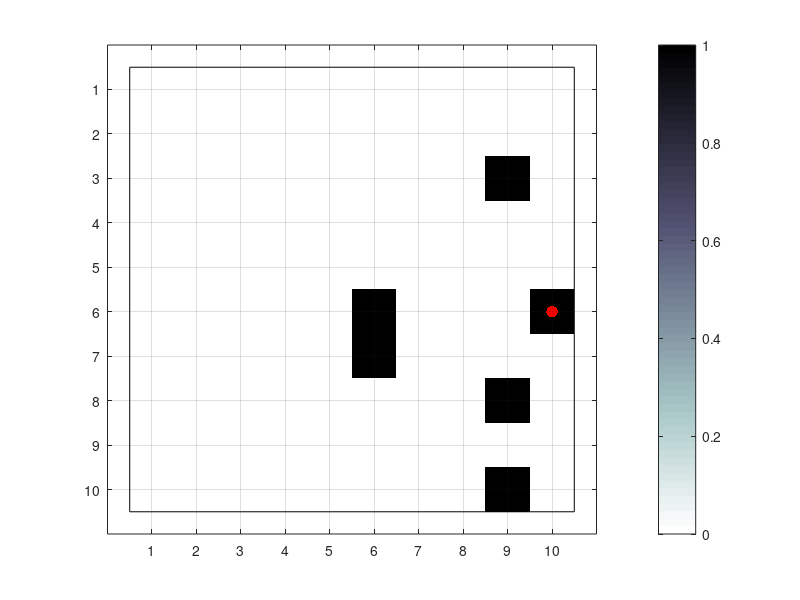

Write the MATLAB code that produced this figure.
clear all;
clc;

%%%%%%%%%%%%%%%%%%%%%%%%%%%%%%%%5
% Sensing: 8 neighb. with error
% Movement: 8 neighb. + don't move
% 


%% Offline Computation
%grid alteral size
tic
gridLateral = 10;

%random occupancy
% stateSpace = rand(gridLateral)<0.05;
stateSpace = zeros(gridLateral);
stateSpace([3,8,10],9) = 1;
stateSpace(6:7,6) = 1;

%obstacles
idObst = find(stateSpace);

%Free spots
freeStates = find(~stateSpace);
nFreeStates = numel(freeStates);

%initial assumptions 4 direction moving and sensing
nSensDir = 8;
nMovDir = 5;

% Pre-alocations of sparse matrix
A = spalloc (nFreeStates,nFreeStates,nFreeStates*nMovDir);
% sensMatrix = false(nFreeStates,nSensDir);
B = zeros(nFreeStates,2^nSensDir);
sensAcc = 0.8;

%Compute reduced form of B
for iState = 1:numel(freeStates)
    
    %pre process each position
    pos = freeStates(iState);
    
    %adjacent positions in linear indexing
    Adj = [pos + gridLateral; pos + gridLateral - 1;
           pos-1; pos - gridLateral - 1; 
           pos - gridLateral; pos - gridLateral + 1;
           pos + 1; pos + gridLateral + 1];
    
    % sonar's response
    borders = [ Adj(1) <= gridLateral^2;
                rem(Adj(3),gridLateral) ~= 0;
                Adj(5) > 0; 
                rem(Adj(7),gridLateral) ~= 1];
                
    sensArray = ~([borders(1); borders(1) & borders(2);
                   borders(2); borders(2) & borders(3);
                   borders(3); borders(3) & borders(4);
                   borders(4); borders(4) & borders(1)] & ... %borders
                   ~ismember(Adj,idObst)); %obstacles
             
   
    %%%%%%%%%%%%%%%%%%%%%%%%%%%%%%%%%%%%%%%
    % Create Matrix B    Melhoria de 2 Segundos
    b_j = bi2de(sensArray')+1;
    
    B(iState,[1:b_j-1,b_j+1:end]) = (1-sensAcc)/(2^nSensDir-1);
    B(iState,b_j) = sensAcc;
    
    
     %%%%%%%%%%%%%%%%%%%%%%%%%%%%%%%%%%%%%%%
     % Create Matrix A reducao 23 para 6 segs
     % Da para optimizar mais, but...
     augAdj = [Adj; pos];
     elegAdj = [~sensArray; true];
     probAdj = elegAdj/sum(elegAdj);
     
     [~,idx] = ismember(augAdj(elegAdj),freeStates);
     
     A(iState , idx)= probAdj(elegAdj)';
     
    
end



clear sensMatrix
toc
%% Initial state probability and correspodent image generation
Pi = ones(size(freeStates))/numel(freeStates);

imPi = NaN(gridLateral);
imPi(freeStates) = Pi;

%Animation
filename = 'animation_neigh8_move9_obserror.gif';
animation = false;

% Online 

% Robot initialization
pos0 = datasample(freeStates,1);
pos0 = 97;
pos = pos0;

% Quick visualization
hFigure = figure(1);
[iy,ix]=ind2sub([gridLateral,gridLateral],[idObst;pos]); 

hImage = image(imPi);
hold on

hPlot = plot(ix(1:end-1),iy(1:end-1),'sk', ...
             ix(end),iy(end),'.r');
axis([0,gridLateral+1, 0, gridLateral+1])
set(hPlot,'MarkerSize',25*10/gridLateral)
rectangle('Position',[0.5, 0.5, gridLateral, gridLateral])
hAxis = gca; 
hold off

set(hAxis,'CLim',[0 1])
set(hImage,'CDataMapping','scaled')
colormap(flipud(colormap(bone)))


% Stop if mouse button is pressed
set(hFigure,'ButtonDownFcn','out = true;');
set(gca,'ButtonDownFcn','out = true;');

axis equal
colorbar

grid on
set(gca,'XTick',1:10,'YTick',1:10)

%% Initial Filtering
% adjacent positions in linear indexing
Adj = [pos + gridLateral; pos + gridLateral - 1;
       pos-1; pos - gridLateral - 1; 
       pos - gridLateral; pos - gridLateral + 1;
       pos + 1; pos + gridLateral + 1];


% sonar's response
borders = [ Adj(1) <= gridLateral^2;
            rem(Adj(3),gridLateral) ~= 0;
            Adj(5) > 0; 
            rem(Adj(7),gridLateral) ~= 1];
        
sensInt = ~([borders(1); borders(1) & borders(2);
               borders(2); borders(2) & borders(3);
               borders(3); borders(3) & borders(4);
               borders(4); borders(4) & borders(1)] & ... %borders
               ~ismember(Adj,idObst)); %obstacles

% error mechanism in the observations         
nr = bi2de(sensInt') + 1;
if rand(1) <= sensAcc
    y_1 = nr;
else
    y_1 = datasample([1:nr-1,nr+1:2^nSensDir],1);
end

% disp([y_1 nr])

collB=B(:,y_1); % select collum of B that corresponds to sonar meas.
[rows, cols, vals]=find(collB);
D= sparse(rows,rows,vals,numel(collB),numel(collB)); % constr. D as diag(collB)
% sparseD=diag(collB,0);


alpha=D*Pi;
alpha_old = alpha./sum(alpha);
imPi(freeStates) = alpha_old; 

set(hImage,'CData',imPi);



%Image writing
if animation
    drawnow
    frame = getframe(1);
    im = frame2im(frame);
    [imind,cm] = rgb2ind(im,256);

    imwrite(imind,cm,filename,'gif', 'Loopcount',inf,'DelayTime',0.1);
end


out = false;

n = 0;
movList = [96;86;87;77;67;68;58;59];

%% Cycle
% while ~out
    
    %%%%%%%%%%%%%%%%%%%%
    % Where can you go?
    %%%%%%%%%%%%%%%%%%%%
        
    % elegible positions to move aka opposite of sonar's response
    augAdj = [Adj; pos];
    elegAdj = [~sensInt;true];
    psbMov = augAdj(elegAdj);
    
     

    
    % Movement decision
    pos = datasample(psbMov,1);
    %scripted movement
    n = n + 1;
    if n <= numel(movList)
        pos = movList(n);
    end
    
    
    % draw updated position
    [iy,ix]=ind2sub([gridLateral,gridLateral],pos);
    set(hPlot(2),'XData',ix(end),'YData',iy(end));
    
    %%%%%%%%%%%%%%%%%%%%
    % What can I see?
    %%%%%%%%%%%%%%%%%%%%
    
    % adjacent positions in linear indexing
    Adj = [pos + gridLateral; pos + gridLateral - 1;
           pos-1; pos - gridLateral - 1; 
           pos - gridLateral; pos - gridLateral + 1;
           pos + 1; pos + gridLateral + 1];
    
    %Get the sensor output intensity    
    borders = [ Adj(1) <= gridLateral^2;
                rem(Adj(3),gridLateral) ~= 0;
                Adj(5) > 0; 
                rem(Adj(7),gridLateral) ~= 1];

    sensInt = ~([borders(1); borders(1) & borders(2);
                   borders(2); borders(2) & borders(3);
                   borders(3); borders(3) & borders(4);
                   borders(4); borders(4) & borders(1)] & ... %borders
                   ~ismember(Adj,idObst)); %obstacles

    % error mechanism in the observations         
    nr = bi2de(sensInt') + 1;
    if rand(1) <= sensAcc
        y_j = nr;
    else
        y_j = datasample([1:nr-1,nr+1:2^nSensDir],1);
    end
     
%     disp([y_j nr])
    

    % building D
    D = sparse(1:nFreeStates,1:nFreeStates,B(:,y_j), ...
                nFreeStates,nFreeStates);
    
    alpha= D * A' * alpha_old;
        
    alpha_old=alpha/sum(alpha);
    
    %Update images
    imPi(freeStates) = alpha_old;%.^(1/2);
    set(hImage,'CData',imPi);
    
   
    pause(0.05)
    
    %Animation part
    if animation
        drawnow
        frame = getframe(1);
        im = frame2im(frame);
        [imind,cm] = rgb2ind(im,256);

        imwrite(imind,cm,filename,'gif','WriteMode','append');
    end
% end
% 
% close(hFigure)
